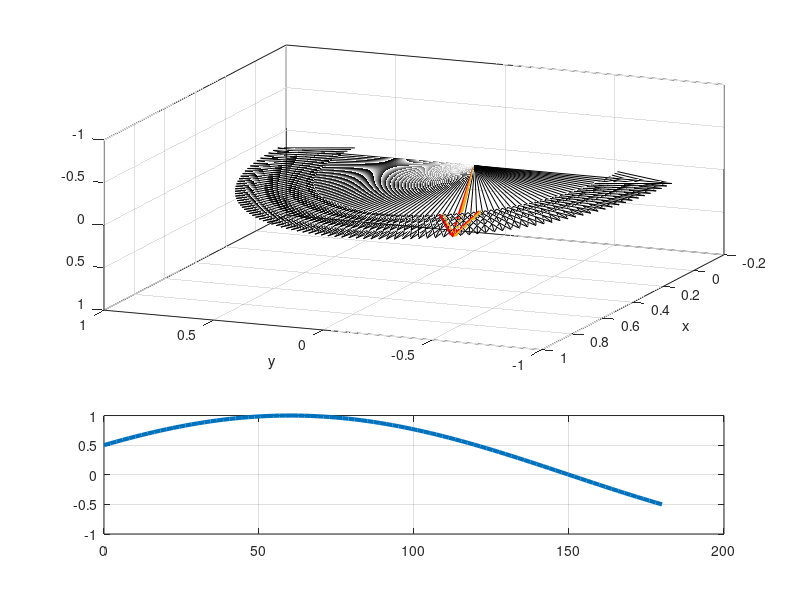

This chart was generated by the following MATLAB code: (Note: this script raises an error after producing the figure.)
clear;
close all; clc;
SA = [0; -1; 0];

beta = deg2rad(-30);

SUN = [cos(beta); sin(beta); 0];

psi = deg2rad(0);


R_pitch = [cos(psi)  0   sin(psi);
           0         1   0;
          -sin(psi)  0   cos(psi) ];


theta = deg2rad(linspace(0, 180, 90));

for i = 1:length(theta)

    R_yaw = [cos(theta(i)) -sin(theta(i))   0
             sin(theta(i))  cos(theta(i))   0
             0           0            1 ];

    temp(:,i) = R_pitch*R_yaw*SA;


    result(i) = dot(temp(:,i),SUN);
    
end


data = [rad2deg(psi)*ones(1,length(theta)); rad2deg(theta); result; temp]'


[max_value, row_index] = max(abs(data(:,3)));
max_row = data(row_index,:);
disp(max_row)

energy = dot([temp(1,row_index),temp(2,row_index),temp(3,row_index)],SUN)




figure();
subplot(3,1,1:2)
for i = 1:length(theta)
    quiver3(0,0,0,temp(1,i),temp(2,i),temp(3,i),'color','k')
    hold on 
end
quiver3(0,0,0,temp(1,row_index),temp(2,row_index),temp(3,row_index),'color','r','LineWidth',2)
quiver3(0,0,0,SUN(1),SUN(2),SUN(3),'color','#EDB120','LineWidth',2)
set(gca, 'ZDir', 'reverse');
set(gca, 'YDir', 'reverse');
xlabel('x')
ylabel('y')
view([112.6,31.16])
grid on; box on;

subplot(3,1,3)
plot(rad2deg(theta), result, 'linewidth',3)
grid on; box on;





% psi  = deg2rad(linspace(0, -90, 10));
% beta = deg2rad(-30*ones(1,length(psi)));
% theta = atan(-cos(psi)./tan(beta));

% figure()
% plot(rad2deg(psi), rad2deg(theta), 'linewidth',3)
% grid on
% box on




syms theta psi beta real;

R_pitch = [cos(psi)  0   sin(psi)
           0         1   0 
          -sin(psi)  0   cos(psi)];

R_yaw = [cos(theta) -sin(theta)   0
         sin(theta)  cos(theta)   0
         0           0            1 ];

temp = R_pitch * R_yaw * [0; -1; 0];

dot_prod = dot(temp,[cos(beta); sin(beta); 0])

expr = diff(dot_prod, theta)




